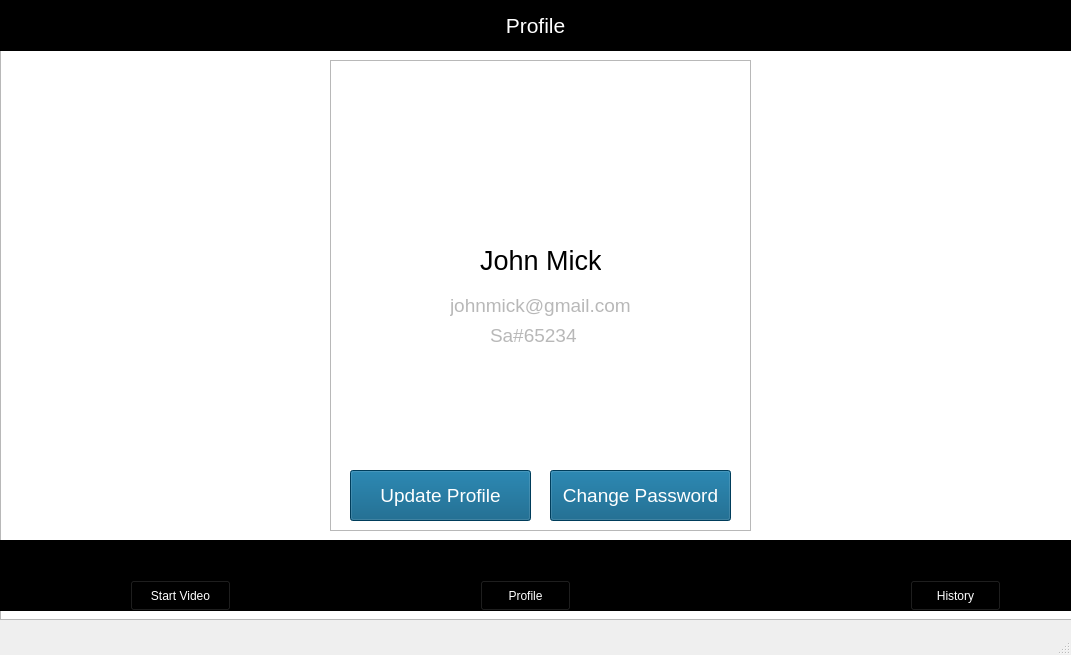
<?xml version="1.0" encoding="UTF-8"?>
<ui version="4.0">
 <class>MainWindow</class>
 <widget class="QMainWindow" name="MainWindow">
  <property name="geometry">
   <rect>
    <x>0</x>
    <y>0</y>
    <width>1071</width>
    <height>655</height>
   </rect>
  </property>
  <property name="windowTitle">
   <string>MainWindow</string>
  </property>
  <widget class="QWidget" name="centralwidget">
   <widget class="QGraphicsView" name="BG">
    <property name="geometry">
     <rect>
      <x>0</x>
      <y>-20</y>
      <width>1080</width>
      <height>640</height>
     </rect>
    </property>
   </widget>
   <widget class="QGraphicsView" name="TopMenuBar">
    <property name="geometry">
     <rect>
      <x>0</x>
      <y>0</y>
      <width>1071</width>
      <height>51</height>
     </rect>
    </property>
    <property name="styleSheet">
     <string notr="true">background-color: #000000;</string>
    </property>
   </widget>
   <widget class="QLabel" name="titleProfile">
    <property name="geometry">
     <rect>
      <x>490</x>
      <y>10</y>
      <width>91</width>
      <height>31</height>
     </rect>
    </property>
    <property name="font">
     <font>
      <pointsize>16</pointsize>
      <weight>50</weight>
      <bold>false</bold>
     </font>
    </property>
    <property name="styleSheet">
     <string notr="true">QLabel* pLabel = new QLabel;
pLabel-&gt;setStyleSheet(&quot;QLabel { background-color : red; color : blue; }&quot;);</string>
    </property>
    <property name="text">
     <string>&lt;html&gt;&lt;head/&gt;&lt;body&gt;&lt;p&gt;&lt;span style=&quot; color:#ffffff;&quot;&gt;Profile&lt;/span&gt;&lt;/p&gt;&lt;/body&gt;&lt;/html&gt;</string>
    </property>
    <property name="alignment">
     <set>Qt::AlignCenter</set>
    </property>
   </widget>
   <widget class="QGraphicsView" name="ButtomMenuBar">
    <property name="geometry">
     <rect>
      <x>0</x>
      <y>540</y>
      <width>1071</width>
      <height>71</height>
     </rect>
    </property>
    <property name="styleSheet">
     <string notr="true">background-color: #000000;</string>
    </property>
   </widget>
   <widget class="QGraphicsView" name="ShowDetailDiv">
    <property name="geometry">
     <rect>
      <x>330</x>
      <y>60</y>
      <width>421</width>
      <height>471</height>
     </rect>
    </property>
   </widget>
   <widget class="QLabel" name="JohnMick">
    <property name="geometry">
     <rect>
      <x>480</x>
      <y>240</y>
      <width>121</width>
      <height>41</height>
     </rect>
    </property>
    <property name="font">
     <font>
      <pointsize>20</pointsize>
      <weight>50</weight>
      <bold>false</bold>
     </font>
    </property>
    <property name="styleSheet">
     <string notr="true">QLabel* pLabel = new QLabel;
pLabel-&gt;setStyleSheet(&quot;QLabel { background-color : red; color : blue; }&quot;);</string>
    </property>
    <property name="text">
     <string>&lt;html&gt;&lt;head/&gt;&lt;body&gt;&lt;p&gt;&lt;span style=&quot; color:#000000;&quot;&gt;John Mick&lt;/span&gt;&lt;/p&gt;&lt;/body&gt;&lt;/html&gt;</string>
    </property>
    <property name="alignment">
     <set>Qt::AlignCenter</set>
    </property>
   </widget>
   <widget class="QLabel" name="ProfileImage">
    <property name="geometry">
     <rect>
      <x>460</x>
      <y>80</y>
      <width>151</width>
      <height>151</height>
     </rect>
    </property>
    <property name="text">
     <string/>
    </property>
    <property name="pixmap">
     <pixmap>Profile Image.png</pixmap>
    </property>
    <property name="scaledContents">
     <bool>true</bool>
    </property>
   </widget>
   <widget class="QPushButton" name="StartVideo">
    <property name="geometry">
     <rect>
      <x>130</x>
      <y>580</y>
      <width>101</width>
      <height>31</height>
     </rect>
    </property>
    <property name="styleSheet">
     <string notr="true">background:transparent;
color: #ffffff;</string>
    </property>
    <property name="text">
     <string>Start Video</string>
    </property>
   </widget>
   <widget class="QPushButton" name="ProfileButton">
    <property name="geometry">
     <rect>
      <x>480</x>
      <y>580</y>
      <width>91</width>
      <height>31</height>
     </rect>
    </property>
    <property name="styleSheet">
     <string notr="true">background:transparent;
color: #ffffff;</string>
    </property>
    <property name="text">
     <string>Profile</string>
    </property>
   </widget>
   <widget class="QPushButton" name="HistoryButton">
    <property name="geometry">
     <rect>
      <x>910</x>
      <y>580</y>
      <width>91</width>
      <height>31</height>
     </rect>
    </property>
    <property name="styleSheet">
     <string notr="true">background:transparent;
color: #ffffff;</string>
    </property>
    <property name="text">
     <string>History</string>
    </property>
   </widget>
   <widget class="QLabel" name="CameraIconButton">
    <property name="geometry">
     <rect>
      <x>160</x>
      <y>550</y>
      <width>41</width>
      <height>41</height>
     </rect>
    </property>
    <property name="text">
     <string/>
    </property>
    <property name="pixmap">
     <pixmap>Camera.png</pixmap>
    </property>
    <property name="scaledContents">
     <bool>true</bool>
    </property>
   </widget>
   <widget class="QLabel" name="ProfileIconButton">
    <property name="geometry">
     <rect>
      <x>510</x>
      <y>550</y>
      <width>31</width>
      <height>31</height>
     </rect>
    </property>
    <property name="text">
     <string/>
    </property>
    <property name="pixmap">
     <pixmap>Profile.png</pixmap>
    </property>
    <property name="scaledContents">
     <bool>true</bool>
    </property>
   </widget>
   <widget class="QLabel" name="HistoryIconButton">
    <property name="geometry">
     <rect>
      <x>930</x>
      <y>550</y>
      <width>41</width>
      <height>31</height>
     </rect>
    </property>
    <property name="text">
     <string/>
    </property>
    <property name="pixmap">
     <pixmap>History.png</pixmap>
    </property>
    <property name="scaledContents">
     <bool>true</bool>
    </property>
   </widget>
   <widget class="QLabel" name="email">
    <property name="geometry">
     <rect>
      <x>450</x>
      <y>290</y>
      <width>191</width>
      <height>31</height>
     </rect>
    </property>
    <property name="font">
     <font>
      <pointsize>14</pointsize>
     </font>
    </property>
    <property name="styleSheet">
     <string notr="true">color: rgb(184, 184, 184)</string>
    </property>
    <property name="text">
     <string>johnmick@gmail.com</string>
    </property>
   </widget>
   <widget class="QLabel" name="password">
    <property name="geometry">
     <rect>
      <x>490</x>
      <y>320</y>
      <width>91</width>
      <height>31</height>
     </rect>
    </property>
    <property name="font">
     <font>
      <pointsize>14</pointsize>
     </font>
    </property>
    <property name="styleSheet">
     <string notr="true">color: rgb(184, 184, 184)</string>
    </property>
    <property name="text">
     <string>Sa#65234</string>
    </property>
   </widget>
   <widget class="QPushButton" name="UpdateProfileButton">
    <property name="geometry">
     <rect>
      <x>350</x>
      <y>470</y>
      <width>181</width>
      <height>51</height>
     </rect>
    </property>
    <property name="font">
     <font>
      <pointsize>14</pointsize>
     </font>
    </property>
    <property name="styleSheet">
     <string notr="true">background-color: rgb(0, 85, 127);
Color: #ffffff</string>
    </property>
    <property name="text">
     <string>Update Profile</string>
    </property>
   </widget>
   <widget class="QPushButton" name="ChangePasswordButton">
    <property name="geometry">
     <rect>
      <x>550</x>
      <y>470</y>
      <width>181</width>
      <height>51</height>
     </rect>
    </property>
    <property name="font">
     <font>
      <pointsize>14</pointsize>
     </font>
    </property>
    <property name="styleSheet">
     <string notr="true">background-color: rgb(0, 85, 127);
Color: #ffffff</string>
    </property>
    <property name="text">
     <string>Change Password</string>
    </property>
   </widget>
  </widget>
  <widget class="QMenuBar" name="menubar">
   <property name="geometry">
    <rect>
     <x>0</x>
     <y>0</y>
     <width>1071</width>
     <height>21</height>
    </rect>
   </property>
  </widget>
  <widget class="QStatusBar" name="statusbar"/>
 </widget>
 <resources/>
 <connections/>
</ui>
